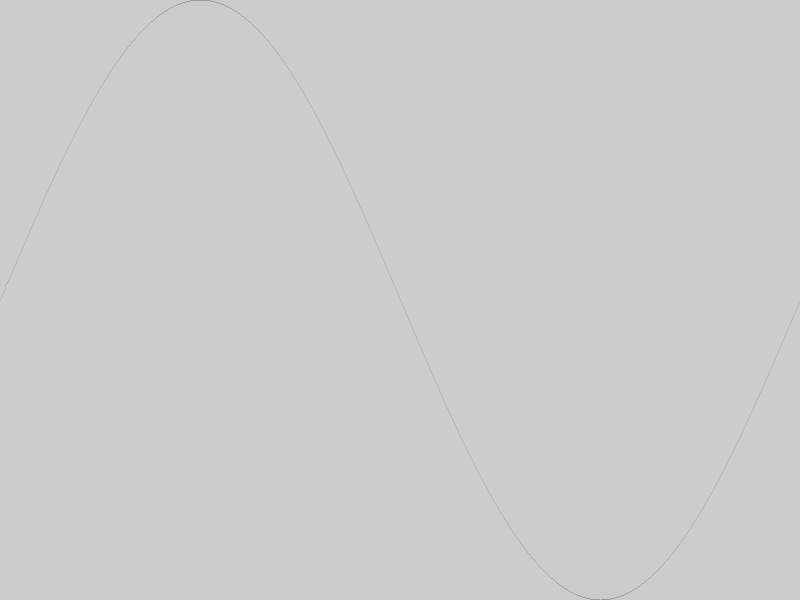
Frame 1 (no input)
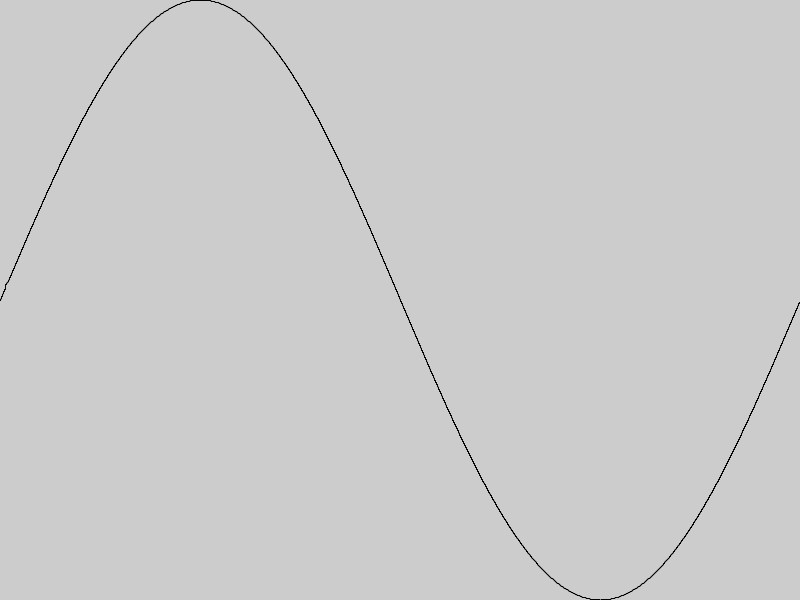
Frame 60 (the mouse pressed at the canvas centre just before this capture)
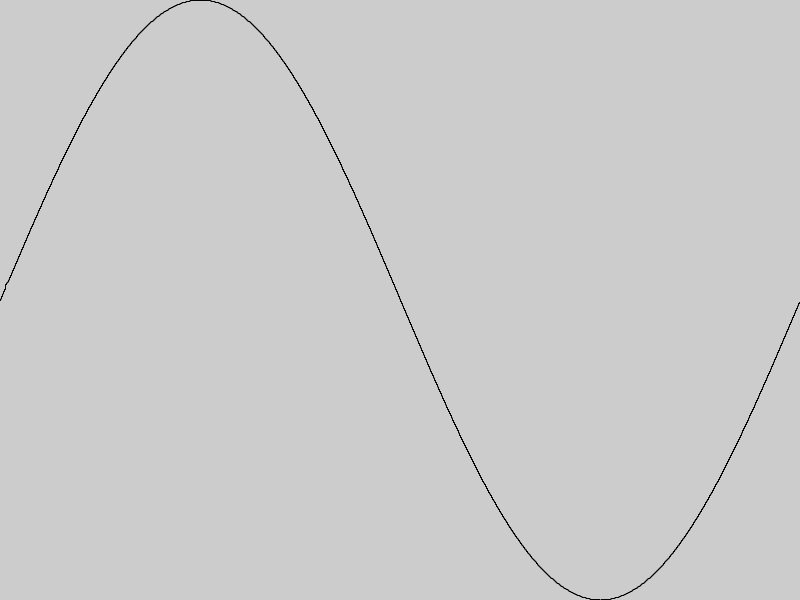
Frame 120 (the mouse held since frame 60 and released just before this capture)

The Processing sketch that drew these frames (run headless with seeded random() and noise(); from frame 60 on, the mouse is pressed at the canvas centre):

// Processing sketch: sine
// ── sine.pde

/*Ashutosh Gajankush
  Students Id: 10405771*/
  
void setup() {
  size(800,600);
}

void draw(){
  translate(0,height/2);
  scale(width/(2*PI),-height/2);
  strokeWeight(0);
  float dx=2*PI/width;
  float x1=0, y1=sin(x1);
  for (float x=0;x<=2*PI;x+=dx){
    float y=sin(x);
    line(x,y,x1,y1);
    x1=x;
    y1=y;
  }
  
}
